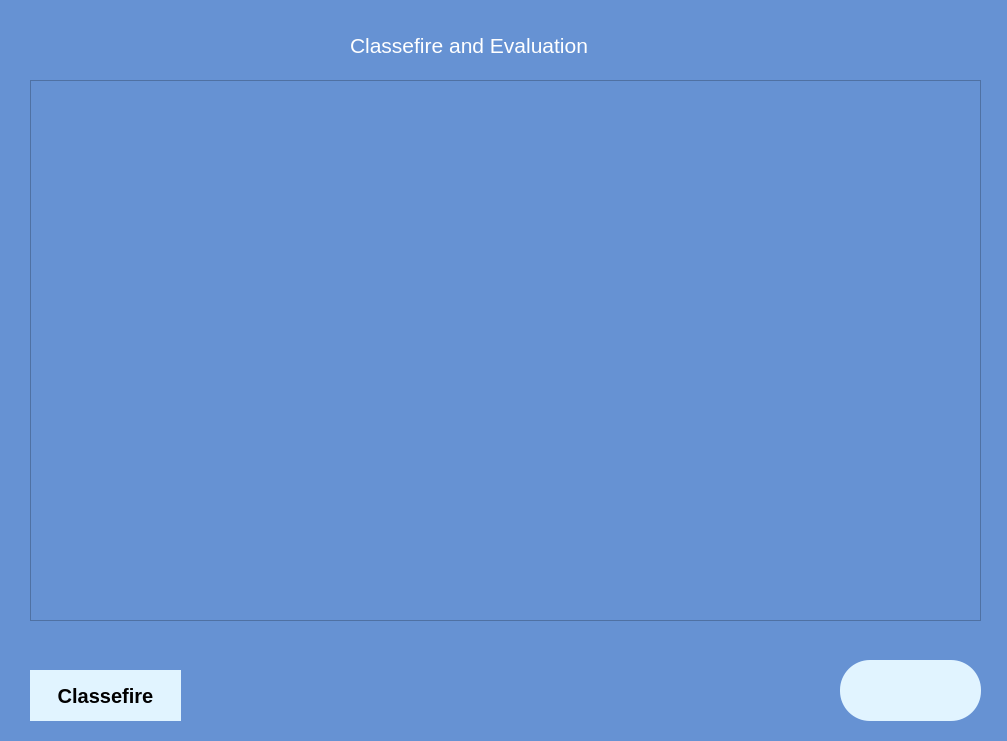
<?xml version="1.0" encoding="UTF-8"?>
<ui version="4.0">
 <class>Form</class>
 <widget class="QWidget" name="Form">
  <property name="enabled">
   <bool>true</bool>
  </property>
  <property name="geometry">
   <rect>
    <x>0</x>
    <y>0</y>
    <width>1007</width>
    <height>741</height>
   </rect>
  </property>
  <property name="sizePolicy">
   <sizepolicy hsizetype="Fixed" vsizetype="Fixed">
    <horstretch>0</horstretch>
    <verstretch>0</verstretch>
   </sizepolicy>
  </property>
  <property name="minimumSize">
   <size>
    <width>1007</width>
    <height>741</height>
   </size>
  </property>
  <property name="maximumSize">
   <size>
    <width>1007</width>
    <height>741</height>
   </size>
  </property>
  <property name="sizeIncrement">
   <size>
    <width>1007</width>
    <height>741</height>
   </size>
  </property>
  <property name="baseSize">
   <size>
    <width>1007</width>
    <height>741</height>
   </size>
  </property>
  <property name="windowTitle">
   <string>Form</string>
  </property>
  <property name="windowIcon">
   <iconset>
    <normaloff>logo1.ico</normaloff>logo1.ico</iconset>
  </property>
  <property name="styleSheet">
   <string notr="true">
/*-----QWidget-----*/
QWidget
{
	background-color: #6692d3;
	color: #ffffff;
	border-color: #181c21;

}


/*-----QMenuBar-----*/
QMenuBar
{
	background-color: #6692fc;
	color: #fff;
	border-color: #181c21;

}


QMenuBar::item
{
    background-color: transparent;

}


QMenuBar::item:selected
{
    background-color: #389bff;

}


QMenuBar::item:pressed
{
    background-color: #3a76b4;
    border: 1px solid #5ab8a0;
    margin-bottom: -1px;
    padding-bottom: 1px;

}


/*-----QMenu-----*/
QMenu
{
    background-color: #e1f4ff;
    border: 1px solid;
    color: #000;

}


QMenu::separator
{
    height: 1px;
    background-color: #000;
    color: #ffffff;
    padding-left: 4px;
    margin-left: 10px;
    margin-right: 5px;

}


QMenu::item
{
    min-width : 150px;
    padding: 3px 20px 3px 20px;

}


QMenu::item:selected
{
    background-color: #3a76b4;
    color: #ffffff;

}


QMenu::item:disabled
{
    color: #262626;

}


/*-----QPushButton-----*/
QPushButton
{
	background-color: #e1f4ff;
	color: #000000;
	border-style: solid;
	border-color: #181c21;
	font-weight: bold;
	font-size: 20px;
	font-family: Arial;

}


QPushButton::hover
{
	background-color: #f6fbff;

}


QPushButton::pressed
{
	background-color: #cdcdcd;

}


/*-----QLineEdit-----*/
QLineEdit
{
	background-color: #12160c;
	color: #ffffff;
	border: 1px solid #6692fc;
	padding: 3px;

}</string>
  </property>
  <widget class="QPushButton" name="desbtn">
   <property name="enabled">
    <bool>true</bool>
   </property>
   <property name="geometry">
    <rect>
     <x>30</x>
     <y>670</y>
     <width>151</width>
     <height>51</height>
    </rect>
   </property>
   <property name="font">
    <font>
     <family>Arial</family>
     <pointsize>-1</pointsize>
     <weight>75</weight>
     <bold>true</bold>
    </font>
   </property>
   <property name="text">
    <string>Classefire</string>
   </property>
  </widget>
  <widget class="QTextEdit" name="desl">
   <property name="geometry">
    <rect>
     <x>30</x>
     <y>80</y>
     <width>951</width>
     <height>541</height>
    </rect>
   </property>
   <property name="font">
    <font>
     <pointsize>18</pointsize>
    </font>
   </property>
   <property name="styleSheet">
    <string notr="true">color:#B0C4DE;</string>
   </property>
   <property name="textInteractionFlags">
    <set>Qt::TextSelectableByKeyboard|Qt::TextSelectableByMouse</set>
   </property>
  </widget>
  <widget class="QPushButton" name="d3next">
   <property name="geometry">
    <rect>
     <x>840</x>
     <y>660</y>
     <width>141</width>
     <height>61</height>
    </rect>
   </property>
   <property name="autoFillBackground">
    <bool>false</bool>
   </property>
   <property name="styleSheet">
    <string notr="true">QPushButton {
  border-radius:30px;


}
</string>
   </property>
   <property name="text">
    <string/>
   </property>
   <property name="icon">
    <iconset>
     <normaloff>icon-removebg-preview.png</normaloff>icon-removebg-preview.png</iconset>
   </property>
   <property name="iconSize">
    <size>
     <width>100</width>
     <height>100</height>
    </size>
   </property>
   <property name="shortcut">
    <string/>
   </property>
  </widget>
  <widget class="QLabel" name="label_3">
   <property name="geometry">
    <rect>
     <x>350</x>
     <y>20</y>
     <width>301</width>
     <height>51</height>
    </rect>
   </property>
   <property name="font">
    <font>
     <pointsize>16</pointsize>
    </font>
   </property>
   <property name="text">
    <string>Classefire and Evaluation</string>
   </property>
  </widget>
 </widget>
 <resources/>
 <connections/>
</ui>
